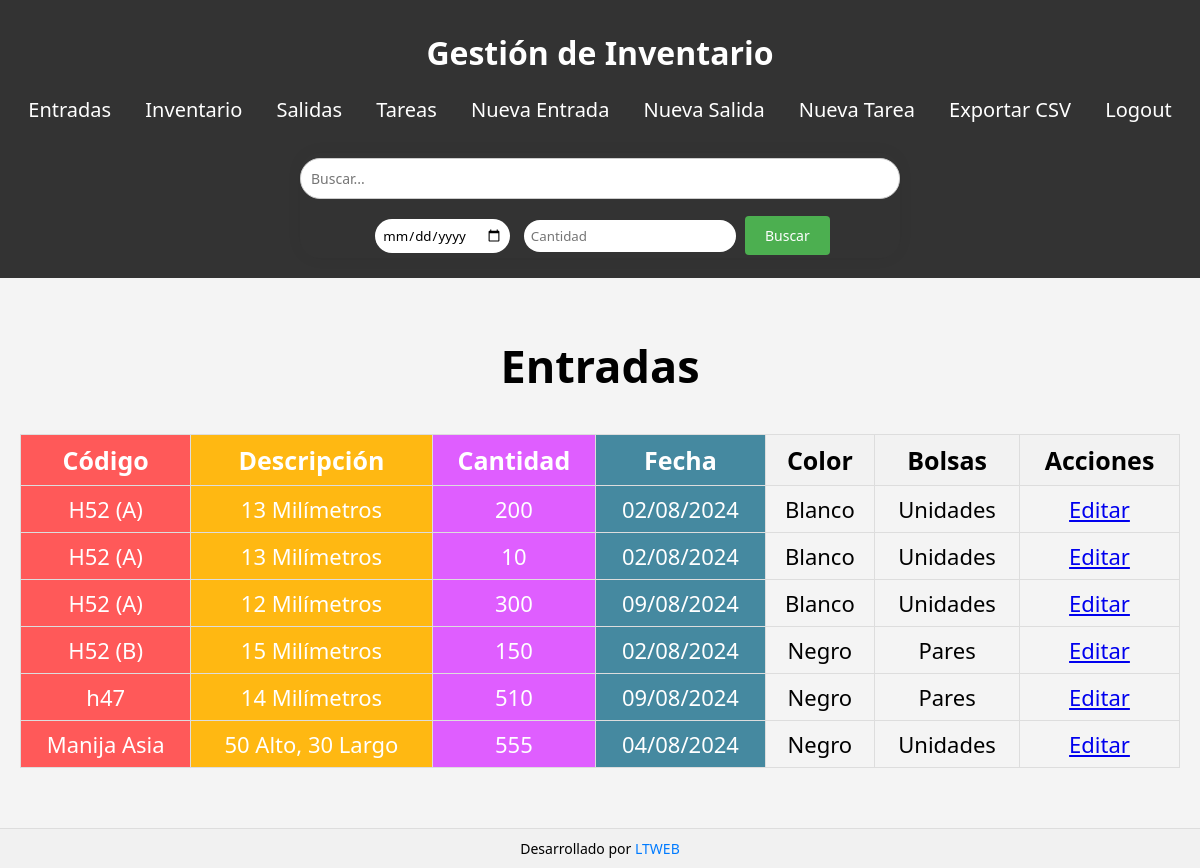
Before: /entradas/ (signed in) with the older database file.
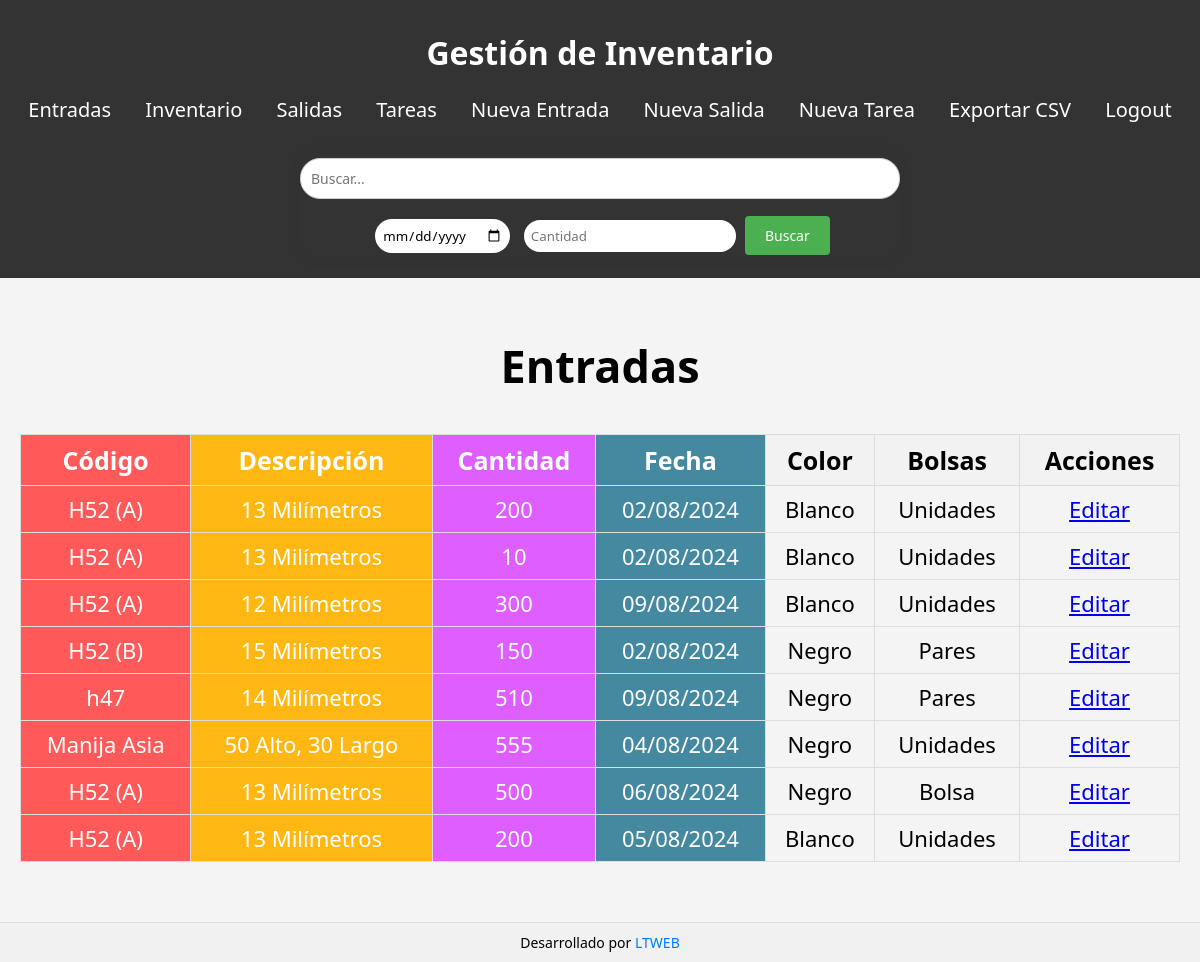
After: the same page with the newer database file.
### core/models.py (models this page shows, shortened)
class Entrada(models.Model):
    codigo = models.CharField(max_length=50)
    descripcion = models.TextField()
    cantidad = models.IntegerField()
    fecha = models.DateField()
    color = models.CharField(max_length=50)
    bolsas = models.CharField(max_length=50)  # Cambiado a texto

### core/views.py (the view)
# urls.py: path('entradas/', entrada_list, name='entrada_list'),
@login_required
def entrada_list(request):
    query = request.GET.get('q')
    if query:
        entradas = Entrada.objects.filter(Q(codigo__icontains=query) | Q(descripcion__icontains=query))
    else:
        entradas = Entrada.objects.all()
    return render(request, 'core/entrada_list.html', {'entradas': entradas, 'query': query})

### core/templates/core/entrada_list.html
{% extends "base_generic.html" %}
{% block content %}
  <h2>Entradas</h2>
  <table>
    <thead>
      <tr>
        <th class="codigo_list">Código</th>
        <th class="descripcion_list">Descripción</th>
        <th class="cantidad_list">Cantidad</th>
        <th class="fecha_list">Fecha</th>
        <th>Color</th>
        <th>Bolsas</th>
        {% if user.is_staff %}
          <th>Acciones</th>
        {% endif %}
      </tr>
    </thead>
    <tbody>
      {% for entrada in entradas %}
        <tr>
          <td class="codigo_list">{{ entrada.codigo }}</td>
          <td class="descripcion_list">{{ entrada.descripcion }}</td>
          <td class="cantidad_list">{{ entrada.cantidad }}</td>
          <td class="fecha_list">{{ entrada.fecha|date:"d/m/Y" }}</td>
          <td>{{ entrada.color }}</td>
          <td>{{ entrada.bolsas }}</td>
          {% if user.is_staff %}
            <td>
              <a href="{% url 'entrada_edit' entrada.pk %}">Editar</a>
            </td>
          {% endif %}
        </tr>
      {% endfor %}
    </tbody>
  </table>
{% endblock %}

### core/templates/base_generic.html (shortened to what this page needs)
<!DOCTYPE html>
<html>
<head>
    {% load static %}
    <link rel="stylesheet" type="text/css" href="{% static 'core/style.css' %}">
</head>
<body>
    <header>
        <h1>Gestión de Inventario</h1>
        <nav>
            <a href="{% url 'entrada_list' %}">Entradas</a>
            <a href="{% url 'inventario_list' %}">Inventario</a>
            <a href="{% url 'salida_list' %}">Salidas</a>
            <a href="{% url 'tarea_list' %}">Tareas</a>
            {% if user.is_staff %}
                <a href="{% url 'entrada_create' %}">Nueva Entrada</a>
                <a href="{% url 'salida_create' %}">Nueva Salida</a>
                <a href="{% url 'tarea_create' %}">Nueva Tarea</a>
                <a href="{% url 'export_csv' %}">Exportar CSV</a>
            {% endif %}
            <a href="{% url 'logout' %}">Logout</a>
        </nav>
        <form class="buscador" method="GET" action="{% url 'buscar' %}">
            <input class="input" id="buscador" type="text" name="q" value="{{ request.GET.q }}" placeholder="Buscar...">
            <input class="input" type="date" name="fecha" value="{{ request.GET.fecha }}">
            <input class="input" type="number" name="cantidad" value="{{ request.GET.cantidad }}" placeholder="Cantidad">
            <button type="submit">Buscar</button>
        </form>
    </header>
    <main>
        {% block content %}
        {% endblock %}
    </main>
    <footer>
        <p>Desarrollado por <a href="https://ltweb.com.ar" target="_blank" rel="noopener noreferrer">LTWEB</a></p>
    </footer>
</body>
</html>

### core/static/core/style.css (style rules this page uses)
* { font-family: system-ui, -apple-system, BlinkMacSystemFont, 'Segoe UI', Roboto, Oxygen, Ubuntu, Cantarell, 'Open Sans', 'Helvetica Neue', sans-serif; }
body { font-family: Arial, sans-serif; margin: 0; padding: 0; background-color: #f4f4f4; }
h2 { text-align: center; font-size: 45px; font-weight: 900; }
header { background-color: #333; color: #fff; padding: 10px 0; text-align: center; }
nav a { margin: 0 15px; color: #fff; text-decoration: none; font-size: 20px; }
main { padding: 20px; }
form { width: 50%; margin: auto; margin-bottom: 20px; padding: 20px; background-color: #f9f9f9; border: 1px solid #ddd; border-radius: 15px; box-shadow: 0px 0px 15px rgba(0, 0, 0, 0.057); }
form input[type="text"], form input[type="email"], form textarea, form select { width: 100%; padding: 10px; margin: 5px 0 15px 0; border: 1px solid #ccc; border-radius: 4px; box-sizing: border-box; font-size: 14px; outline: none; }
form button { background-color: #4CAF50; color: white; padding: 10px 20px; border: none; border-radius: 4px; cursor: pointer; font-size: 14px; }
table { width: 100%; border-collapse: collapse; margin-bottom: 20px; }
th, td { border: 1px solid #ddd; padding: 8px; }
td { font-size: 22px; font-weight: 500; text-align: center; }
th { font-weight: 800; font-size: 25px; background-color: #f2f2f2; }
.buscador { background: transparent; border: none; padding: 0; border-radius: 20px; margin: 30px auto; margin-bottom: 10px; }
.input { border-radius: 20px; border: none; padding: 7px; outline: none; margin: 5px; }
#buscador { border-radius: 20px; }
.cantidad_list { background-color: rgb(223, 94, 255); color: white; }
.codigo_list { background-color: rgb(255, 89, 89); color: white; }
.fecha_list { background-color: #4589a0; color: white; }
.descripcion_list { background-color: #ffb812; color: white; }
footer { background-color: #f1f1f1; padding: 10px; text-align: center; border-top: 1px solid #ddd; margin-top: 20px; }
footer p { margin: 0; font-size: 14px; }
footer a { color: #007bff; text-decoration: none; }

Changed rows visible on the page:
added Entrada: codigo "H52 (A)", descripcion "13 Milímetros", cantidad "500", fecha "06/08/2024", color "Negro", bolsas "Bolsa"
added Entrada: codigo "H52 (A)", descripcion "13 Milímetros", cantidad "200", fecha "05/08/2024", color "Blanco", bolsas "Unidades"
